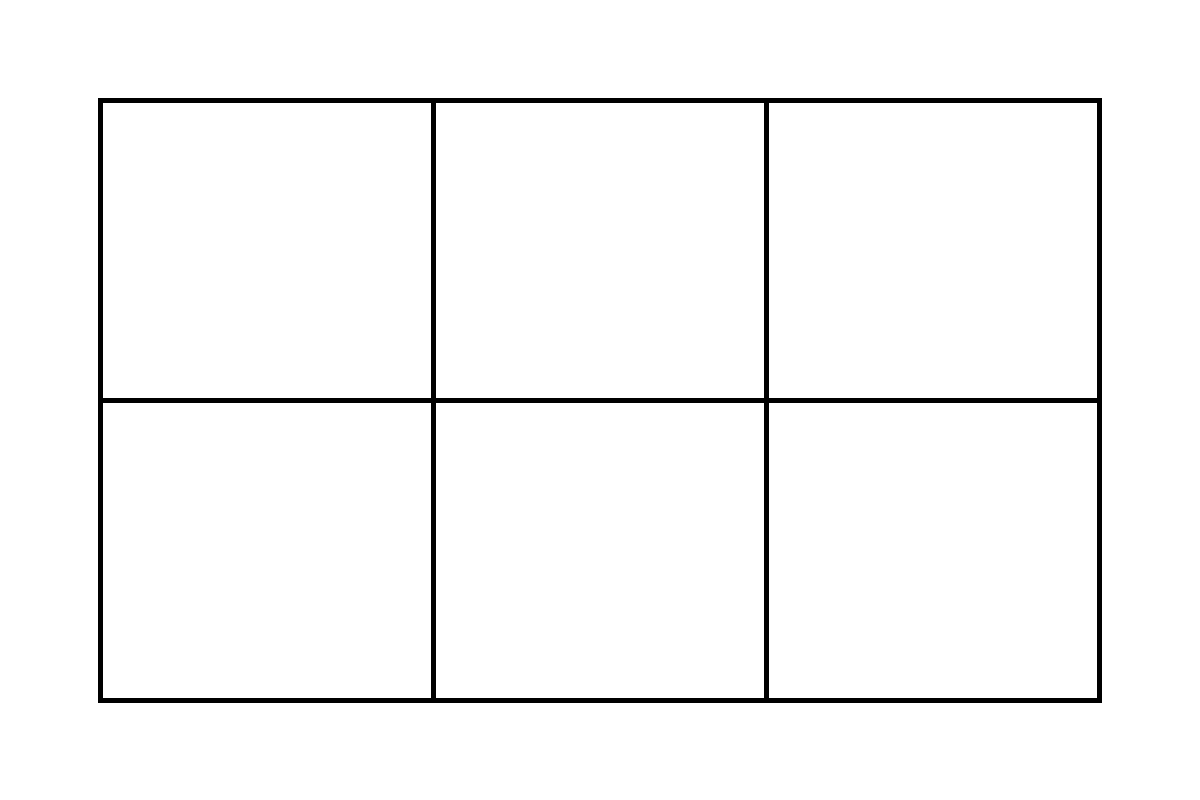
Frame 1 (no input)
Frame 60 (the mouse pressed at the canvas centre just before this capture): identical to frame 1, image omitted
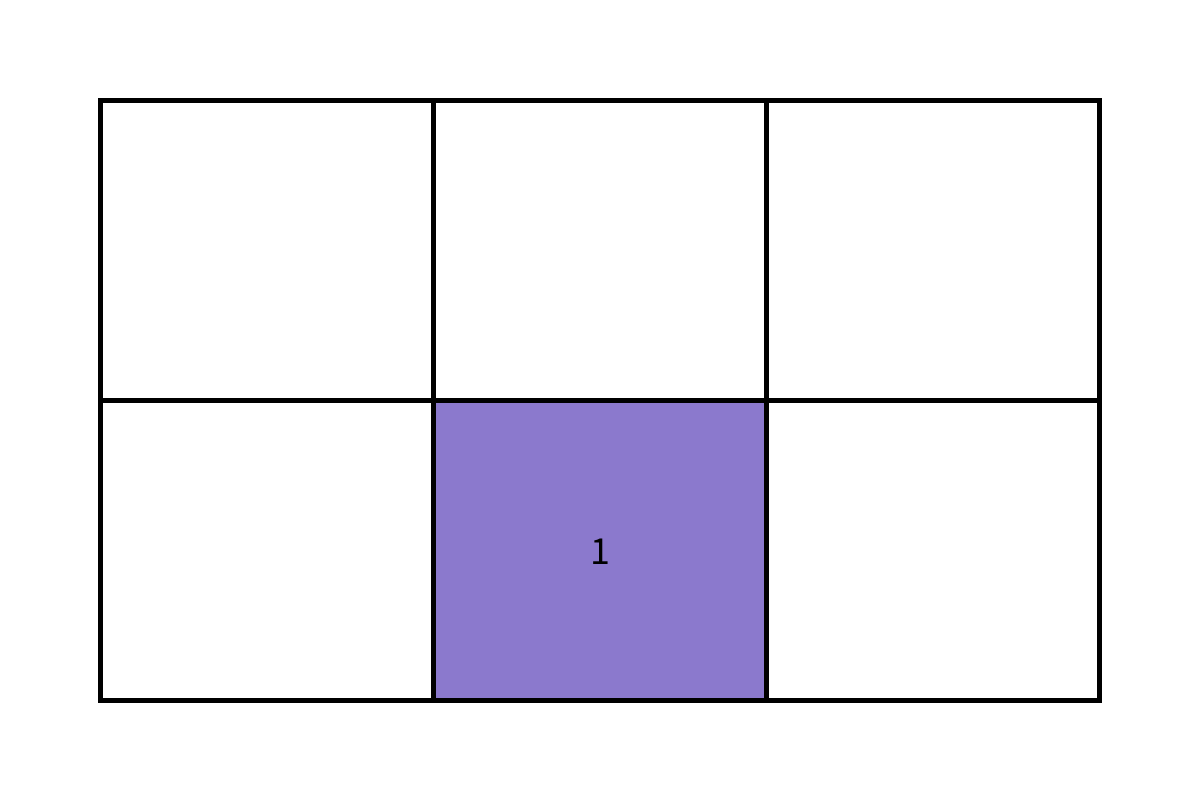
Frame 120 (the mouse held since frame 60 and released just before this capture)

The Processing sketch that drew these frames (run headless with seeded random() and noise(); from frame 60 on, the mouse is pressed at the canvas centre):

// Processing sketch: ClinicalSimon
// ── ClinicalSimon.pde
color[] colors = {#ef476f, #ffd166, #74fbd7, #44c3ee, #8b79cd, #e9d6ec};
StringList boxText = new StringList();
Box[] boxes = new Box[6];
Simon simon;
boolean gameOver = false;

class Box {
    private String text;
    private color col;
    private boolean chosen, wrong;
    private int x, y;
    public Box(int num, String text, color col, boolean chosen) {
        if (num < 3) this.y = 100;
        else this.y = 400;
        if (num == 0 || num == 3) this.x = 100;
        else if (num == 1 || num == 4) this.x = 433;
        else this.x = 766;
        this.text = text;
        this.col = col;
        this.chosen = chosen;
        this.wrong = false;
    }
    public void draw() {
        strokeWeight(5);
        if (wrong) fill(#ff0000);
        else if (chosen) fill(col);
        else fill(255, 255, 255);
        rect(x, y, 333, 300);
        if (chosen) {
            fill(0);
            text(text, x, y, 333, 300);
        }
    }
    public void choose() {
        this.chosen = !this.chosen;
    }
    public void wrong() {
        this.wrong = !this.wrong;
    }
    public boolean isChosen() {
        return this.chosen;
    }
    public void setText(String text) {
        this.text = text;
    }
}

class Simon {
    private Box[] boxes;
    private int current;
    private ArrayList<Integer> order;
    private int timeRendered;
    private boolean playback;
    private int chosen;
    private boolean wait;
    private int waitTime;
    private StringList boxText;
    public Simon(Box[] boxes, StringList boxText) {
        this.boxes = boxes;
        this.current = 0;
        this.order = new ArrayList<Integer>();
        randomSeed(millis());
        this.order.add((int)(random(6)));
        this.timeRendered = 0;
        this.playback = true;
        this.chosen = -1;
        this.wait = true;
        this.waitTime = 60;
        this.boxText = boxText;
    }
    public void draw() {
        if (this.playback && !this.wait) {
            if (!boxes[order.get(current)].isChosen()) {
                boxes[order.get(current)].choose();
                boxes[order.get(current)].setText(boxText.get(current));
                timeRendered = 60;
            } else {
                if (timeRendered <= 0) {
                    boxes[order.get(current)].choose();
                    if (current < order.size()-1) current++;
                    else {
                        randomSeed(millis());
                        order.add((int)(random(6)));
                        while (order.get(order.size()-2) == order.get(order.size()-1)) {
                            order.set(order.size()-1, (int)(random(6)));
                        }
                        playback = false;
                        this.current = 0;
                    }
                } else timeRendered--;
            }
        } else if (!this.wait) {
            if (chosen > 0) {
                if (timeRendered <= 0) {
                    boxes[chosen].choose();
                    chosen = -1;
                    if (current == order.size()-1) {
                        wait = true;
                        playback = true;
                        current = 0;
                    }
                } else timeRendered--;
            }
        } else if (waitTime <= 0) {
            wait = false;
            waitTime = 60;
        } else waitTime--;
        for (Box box : boxes) box.draw();
    }
    public void playerChoose(int num) {
        if (!playback) {
            if (num == order.get(current)) {
                chosen = num;
                boxes[num].choose();
                boxes[num].setText(boxText.get(current));
                current++;
                timeRendered = 60;
            } else {
                boxes[num].wrong();
                boxes[num].draw();
                gameOver = true;
            }
        }
    }
}

void setup() {
    size(1200, 800);
    frameRate(60);
    boxText.append("1");
    boxText.append("2");
    boxText.append("3");
    boxText.append("4");
    boxText.append("5");
    boxText.append("6");
    for (int i = 0; i < 6; i++) {
        boxes[i] = new Box(i, boxText.get(i), colors[i], false);
    }
    simon = new Simon(boxes, boxText);
}

void draw() {
    textAlign(CENTER, CENTER);
    textSize(40);
    if (!gameOver) {
        background(255, 255, 255);
        simon.draw();
    }
}

void mousePressed() {
    if (!simon.playback && simon.timeRendered <= 0) {
        if (mouseY < 400 && mouseY > 100) {
            if (mouseX > 100 && mouseX <= 433) {
                simon.playerChoose(0);
            } else if (mouseX > 433 && mouseX <= 766) {
                simon.playerChoose(1);
            } else if (mouseX < 1000) {
                simon.playerChoose(2);
            }
        } else if (mouseY < 700 && mouseY > 400) {
            if (mouseX > 100 && mouseX <= 433) {
                simon.playerChoose(3);
            } else if (mouseX > 433 && mouseX <= 766) {
                simon.playerChoose(4);
            } else if (mouseX < 1000) {
                simon.playerChoose(5);
            }
        }
    }
}
